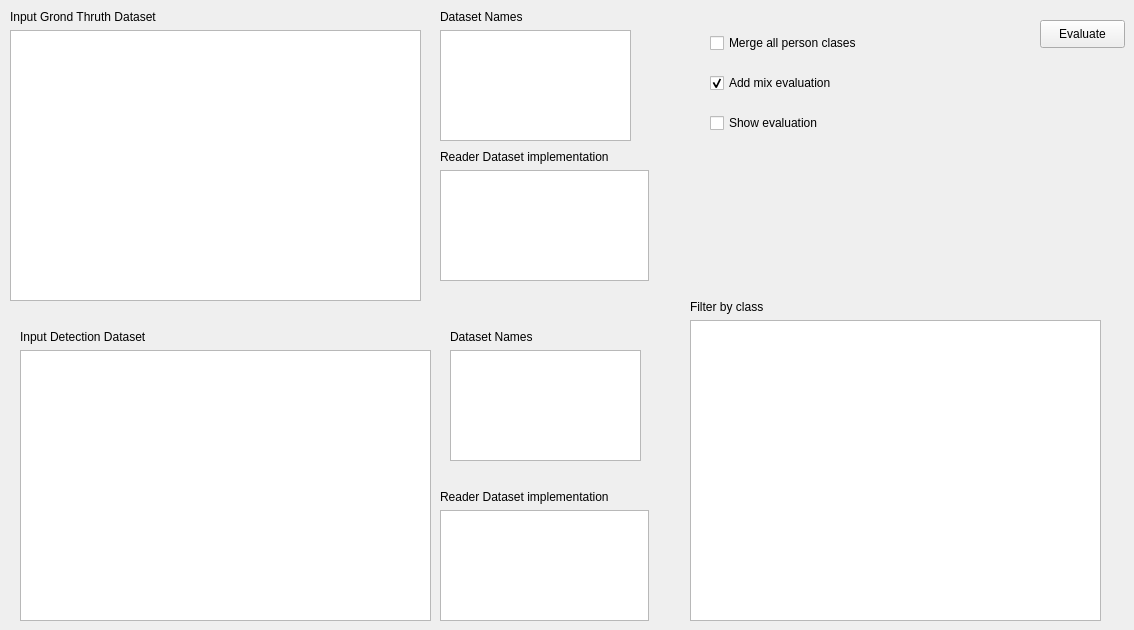
    <widget class="QWidget" name="tab_3">
     <attribute name="title">
      <string>Evaluator</string>
     </attribute>
     <widget class="QWidget" name="verticalLayoutWidget_11">
      <property name="geometry">
       <rect>
        <x>440</x>
        <y>10</y>
        <width>191</width>
        <height>131</height>
       </rect>
      </property>
      <layout class="QVBoxLayout" name="verticalLayout_11">
       <item>
        <widget class="QLabel" name="label_13">
         <property name="text">
          <string>Dataset Names</string>
         </property>
        </widget>
       </item>
       <item>
        <widget class="QListView" name="listView_evaluator_gt_names"/>
       </item>
      </layout>
     </widget>
     <widget class="QWidget" name="verticalLayoutWidget_12">
      <property name="geometry">
       <rect>
        <x>10</x>
        <y>10</y>
        <width>411</width>
        <height>291</height>
       </rect>
      </property>
      <layout class="QVBoxLayout" name="verticalLayout_12">
       <item>
        <widget class="QLabel" name="label_14">
         <property name="text">
          <string>Input Grond Thruth Dataset</string>
         </property>
        </widget>
       </item>
       <item>
        <widget class="QListView" name="listView_evaluator_gt_dataset"/>
       </item>
      </layout>
     </widget>
     <widget class="QWidget" name="verticalLayoutWidget_13">
      <property name="geometry">
       <rect>
        <x>440</x>
        <y>150</y>
        <width>209</width>
        <height>131</height>
       </rect>
      </property>
      <layout class="QVBoxLayout" name="verticalLayout_13">
       <item>
        <widget class="QLabel" name="label_15">
         <property name="text">
          <string>Reader Dataset implementation</string>
         </property>
        </widget>
       </item>
       <item>
        <widget class="QListView" name="listView_evaluator_gt_imp"/>
       </item>
      </layout>
     </widget>
     <widget class="QWidget" name="verticalLayoutWidget_14">
      <property name="geometry">
       <rect>
        <x>450</x>
        <y>330</y>
        <width>191</width>
        <height>131</height>
       </rect>
      </property>
      <layout class="QVBoxLayout" name="verticalLayout_14">
       <item>
        <widget class="QLabel" name="label_16">
         <property name="text">
          <string>Dataset Names</string>
         </property>
        </widget>
       </item>
       <item>
        <widget class="QListView" name="listView_evaluator_detection_names"/>
       </item>
      </layout>
     </widget>
     <widget class="QWidget" name="verticalLayoutWidget_15">
      <property name="geometry">
       <rect>
        <x>20</x>
        <y>330</y>
        <width>411</width>
        <height>291</height>
       </rect>
      </property>
      <layout class="QVBoxLayout" name="verticalLayout_15">
       <item>
        <widget class="QLabel" name="label_17">
         <property name="text">
          <string>Input Detection Dataset</string>
         </property>
        </widget>
       </item>
       <item>
        <widget class="QListView" name="listView_evaluator_dectection_dataset"/>
       </item>
      </layout>
     </widget>
     <widget class="QWidget" name="verticalLayoutWidget_16">
      <property name="geometry">
       <rect>
        <x>440</x>
        <y>490</y>
        <width>209</width>
        <height>131</height>
       </rect>
      </property>
      <layout class="QVBoxLayout" name="verticalLayout_16">
       <item>
        <widget class="QLabel" name="label_18">
         <property name="text">
          <string>Reader Dataset implementation</string>
         </property>
        </widget>
       </item>
       <item>
        <widget class="QListView" name="listView_evaluator_detection_imp"/>
       </item>
      </layout>
     </widget>
     <widget class="QWidget" name="verticalLayoutWidget_17">
      <property name="geometry">
       <rect>
        <x>690</x>
        <y>300</y>
        <width>411</width>
        <height>321</height>
       </rect>
      </property>
      <layout class="QVBoxLayout" name="verticalLayout_17">
       <item>
        <widget class="QLabel" name="label_19">
         <property name="text">
          <string>Filter by class</string>
         </property>
        </widget>
       </item>
       <item>
        <widget class="QListView" name="listView_evaluator_classFilter"/>
       </item>
      </layout>
     </widget>
     <widget class="QPushButton" name="pushButton_evaluate">
      <property name="geometry">
       <rect>
        <x>1040</x>
        <y>20</y>
        <width>85</width>
        <height>28</height>
       </rect>
      </property>
      <property name="text">
       <string>Evaluate</string>
      </property>
     </widget>
     <widget class="QCheckBox" name="checkBox_evaluator_merge">
      <property name="geometry">
       <rect>
        <x>710</x>
        <y>30</y>
        <width>191</width>
        <height>26</height>
       </rect>
      </property>
      <property name="text">
       <string>Merge all person clases</string>
      </property>
     </widget>
     <widget class="QCheckBox" name="checkBox_evaluator_mix">
      <property name="geometry">
       <rect>
        <x>710</x>
        <y>70</y>
        <width>191</width>
        <height>26</height>
       </rect>
      </property>
      <property name="text">
       <string>Add mix evaluation</string>
      </property>
      <property name="checked">
       <bool>true</bool>
      </property>
     </widget>
     <widget class="QCheckBox" name="checkBox_evaluator_show_eval">
      <property name="geometry">
       <rect>
        <x>710</x>
        <y>110</y>
        <width>191</width>
        <height>26</height>
       </rect>
      </property>
      <property name="text">
       <string>Show evaluation</string>
      </property>
      <property name="checked">
       <bool>false</bool>
      </property>
     </widget>
    </widget>
